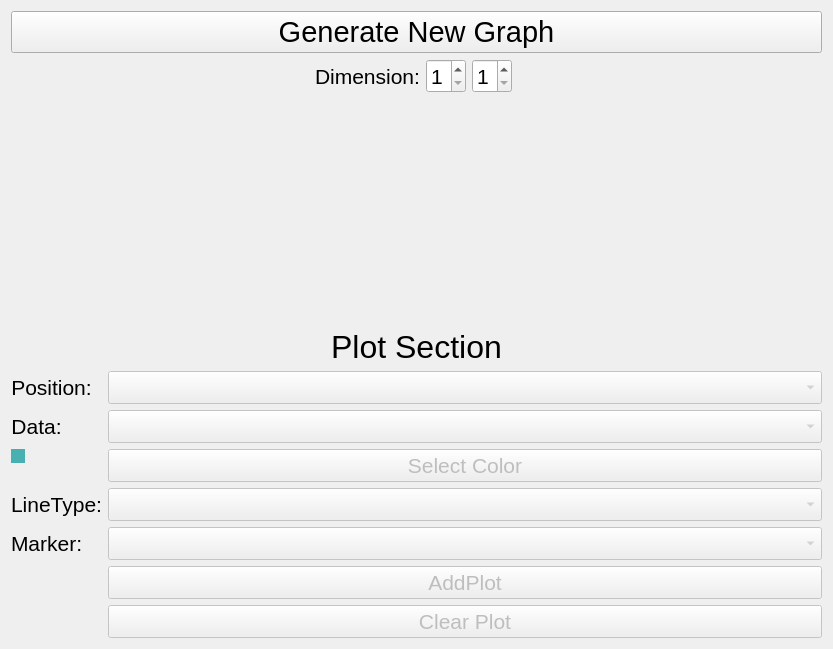
<?xml version="1.0" encoding="UTF-8"?>
<ui version="4.0">
 <class>Form</class>
 <widget class="QWidget" name="Form">
  <property name="geometry">
   <rect>
    <x>0</x>
    <y>0</y>
    <width>833</width>
    <height>649</height>
   </rect>
  </property>
  <property name="windowTitle">
   <string>Form</string>
  </property>
  <layout class="QVBoxLayout" name="verticalLayout">
   <item>
    <layout class="QGridLayout" name="gridLayout_2">
     <item row="1" column="4">
      <spacer name="horizontalSpacer_2">
       <property name="orientation">
        <enum>Qt::Horizontal</enum>
       </property>
       <property name="sizeHint" stdset="0">
        <size>
         <width>40</width>
         <height>20</height>
        </size>
       </property>
      </spacer>
     </item>
     <item row="1" column="3">
      <widget class="QSpinBox" name="sb_y">
       <property name="maximumSize">
        <size>
         <width>40</width>
         <height>16777215</height>
        </size>
       </property>
       <property name="font">
        <font>
         <pointsize>16</pointsize>
        </font>
       </property>
       <property name="minimum">
        <number>1</number>
       </property>
      </widget>
     </item>
     <item row="0" column="0" colspan="6">
      <widget class="QPushButton" name="pb_dimension">
       <property name="font">
        <font>
         <pointsize>22</pointsize>
        </font>
       </property>
       <property name="text">
        <string>Generate New Graph</string>
       </property>
      </widget>
     </item>
     <item row="1" column="1">
      <widget class="QLabel" name="label_3">
       <property name="font">
        <font>
         <pointsize>16</pointsize>
        </font>
       </property>
       <property name="text">
        <string>Dimension:</string>
       </property>
      </widget>
     </item>
     <item row="1" column="2">
      <widget class="QSpinBox" name="sb_x">
       <property name="minimumSize">
        <size>
         <width>0</width>
         <height>0</height>
        </size>
       </property>
       <property name="maximumSize">
        <size>
         <width>40</width>
         <height>16777215</height>
        </size>
       </property>
       <property name="font">
        <font>
         <pointsize>16</pointsize>
        </font>
       </property>
       <property name="minimum">
        <number>1</number>
       </property>
      </widget>
     </item>
     <item row="1" column="0">
      <spacer name="horizontalSpacer">
       <property name="orientation">
        <enum>Qt::Horizontal</enum>
       </property>
       <property name="sizeHint" stdset="0">
        <size>
         <width>40</width>
         <height>20</height>
        </size>
       </property>
      </spacer>
     </item>
    </layout>
   </item>
   <item>
    <spacer name="verticalSpacer">
     <property name="orientation">
      <enum>Qt::Vertical</enum>
     </property>
     <property name="sizeHint" stdset="0">
      <size>
       <width>20</width>
       <height>40</height>
      </size>
     </property>
    </spacer>
   </item>
   <item>
    <layout class="QFormLayout" name="formLayout">
     <item row="0" column="0" colspan="2">
      <widget class="QLabel" name="label_5">
       <property name="font">
        <font>
         <pointsize>24</pointsize>
        </font>
       </property>
       <property name="text">
        <string>Plot Section</string>
       </property>
       <property name="alignment">
        <set>Qt::AlignCenter</set>
       </property>
      </widget>
     </item>
     <item row="1" column="0">
      <widget class="QLabel" name="label_2">
       <property name="font">
        <font>
         <pointsize>16</pointsize>
        </font>
       </property>
       <property name="text">
        <string>Position:</string>
       </property>
       <property name="alignment">
        <set>Qt::AlignCenter</set>
       </property>
      </widget>
     </item>
     <item row="1" column="1">
      <widget class="QComboBox" name="cmb_pos">
       <property name="enabled">
        <bool>false</bool>
       </property>
       <property name="font">
        <font>
         <pointsize>16</pointsize>
        </font>
       </property>
      </widget>
     </item>
     <item row="2" column="0">
      <widget class="QLabel" name="label">
       <property name="font">
        <font>
         <pointsize>16</pointsize>
        </font>
       </property>
       <property name="text">
        <string>Data:</string>
       </property>
       <property name="alignment">
        <set>Qt::AlignCenter</set>
       </property>
      </widget>
     </item>
     <item row="2" column="1">
      <widget class="QComboBox" name="cmb_data">
       <property name="enabled">
        <bool>false</bool>
       </property>
       <property name="font">
        <font>
         <pointsize>16</pointsize>
        </font>
       </property>
      </widget>
     </item>
     <item row="3" column="0">
      <widget class="QCheckBox" name="ind_color">
       <property name="styleSheet">
        <string notr="true">QCheckBox::indicator{background-color: rgb(72, 176, 176);}</string>
       </property>
       <property name="text">
        <string/>
       </property>
      </widget>
     </item>
     <item row="3" column="1">
      <widget class="QPushButton" name="pb_selectColor">
       <property name="enabled">
        <bool>false</bool>
       </property>
       <property name="font">
        <font>
         <pointsize>16</pointsize>
        </font>
       </property>
       <property name="layoutDirection">
        <enum>Qt::LeftToRight</enum>
       </property>
       <property name="text">
        <string>Select Color</string>
       </property>
      </widget>
     </item>
     <item row="4" column="0">
      <widget class="QLabel" name="label_4">
       <property name="font">
        <font>
         <pointsize>16</pointsize>
        </font>
       </property>
       <property name="text">
        <string>LineType:</string>
       </property>
       <property name="alignment">
        <set>Qt::AlignCenter</set>
       </property>
      </widget>
     </item>
     <item row="4" column="1">
      <widget class="QComboBox" name="cmb_lineType">
       <property name="enabled">
        <bool>false</bool>
       </property>
       <property name="font">
        <font>
         <pointsize>16</pointsize>
        </font>
       </property>
      </widget>
     </item>
     <item row="5" column="0">
      <widget class="QLabel" name="label_6">
       <property name="font">
        <font>
         <pointsize>16</pointsize>
        </font>
       </property>
       <property name="text">
        <string>Marker:</string>
       </property>
      </widget>
     </item>
     <item row="5" column="1">
      <widget class="QComboBox" name="cmb_marker">
       <property name="enabled">
        <bool>false</bool>
       </property>
       <property name="font">
        <font>
         <pointsize>16</pointsize>
        </font>
       </property>
      </widget>
     </item>
     <item row="6" column="1">
      <widget class="QPushButton" name="pb_addPlot">
       <property name="enabled">
        <bool>false</bool>
       </property>
       <property name="font">
        <font>
         <pointsize>16</pointsize>
        </font>
       </property>
       <property name="text">
        <string>AddPlot</string>
       </property>
      </widget>
     </item>
     <item row="7" column="1">
      <widget class="QPushButton" name="pb_clear">
       <property name="enabled">
        <bool>false</bool>
       </property>
       <property name="font">
        <font>
         <pointsize>16</pointsize>
        </font>
       </property>
       <property name="text">
        <string>Clear Plot</string>
       </property>
      </widget>
     </item>
    </layout>
   </item>
  </layout>
 </widget>
 <resources/>
 <connections/>
</ui>
